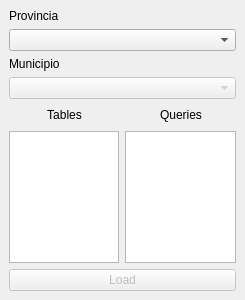
<?xml version="1.0" encoding="UTF-8"?>
<ui version="4.0">
 <class>CPI_QGISDockWidgetBase</class>
 <widget class="QDockWidget" name="CPI_QGISDockWidgetBase">
  <property name="geometry">
   <rect>
    <x>0</x>
    <y>0</y>
    <width>245</width>
    <height>300</height>
   </rect>
  </property>
  <property name="minimumSize">
   <size>
    <width>245</width>
    <height>300</height>
   </size>
  </property>
  <property name="windowTitle">
   <string>Edicion BTN Download Project Data</string>
  </property>
  <widget class="QWidget" name="dockWidgetContents">
   <layout class="QVBoxLayout" name="verticalLayout">
    <item>
     <widget class="QLabel" name="label_2">
      <property name="text">
       <string>Provincia</string>
      </property>
     </widget>
    </item>
    <item>
     <widget class="QComboBox" name="cb_provincia">
      <property name="enabled">
       <bool>true</bool>
      </property>
     </widget>
    </item>
    <item>
     <widget class="QLabel" name="label_3">
      <property name="text">
       <string>Municipio</string>
      </property>
     </widget>
    </item>
    <item>
     <widget class="QComboBox" name="cb_municipio">
      <property name="enabled">
       <bool>false</bool>
      </property>
     </widget>
    </item>
    <item>
     <layout class="QHBoxLayout" name="horizontalLayout_2">
      <item>
       <widget class="QLabel" name="label_5">
        <property name="sizePolicy">
         <sizepolicy hsizetype="Preferred" vsizetype="Minimum">
          <horstretch>0</horstretch>
          <verstretch>0</verstretch>
         </sizepolicy>
        </property>
        <property name="minimumSize">
         <size>
          <width>0</width>
          <height>20</height>
         </size>
        </property>
        <property name="text">
         <string>Tables</string>
        </property>
        <property name="alignment">
         <set>Qt::AlignCenter</set>
        </property>
       </widget>
      </item>
      <item>
       <widget class="QLabel" name="label_6">
        <property name="sizePolicy">
         <sizepolicy hsizetype="Preferred" vsizetype="Minimum">
          <horstretch>0</horstretch>
          <verstretch>0</verstretch>
         </sizepolicy>
        </property>
        <property name="minimumSize">
         <size>
          <width>0</width>
          <height>20</height>
         </size>
        </property>
        <property name="text">
         <string>Queries</string>
        </property>
        <property name="alignment">
         <set>Qt::AlignCenter</set>
        </property>
       </widget>
      </item>
     </layout>
    </item>
    <item>
     <layout class="QHBoxLayout" name="horizontalLayout">
      <item>
       <widget class="QListWidget" name="list_tables">
        <property name="enabled">
         <bool>true</bool>
        </property>
        <property name="sizePolicy">
         <sizepolicy hsizetype="Expanding" vsizetype="Expanding">
          <horstretch>0</horstretch>
          <verstretch>50</verstretch>
         </sizepolicy>
        </property>
        <property name="minimumSize">
         <size>
          <width>0</width>
          <height>0</height>
         </size>
        </property>
        <property name="maximumSize">
         <size>
          <width>16777215</width>
          <height>16777215</height>
         </size>
        </property>
        <property name="selectionMode">
         <enum>QAbstractItemView::NoSelection</enum>
        </property>
       </widget>
      </item>
      <item>
       <widget class="QListWidget" name="list_queries">
        <property name="enabled">
         <bool>true</bool>
        </property>
        <property name="sizePolicy">
         <sizepolicy hsizetype="Expanding" vsizetype="Expanding">
          <horstretch>0</horstretch>
          <verstretch>50</verstretch>
         </sizepolicy>
        </property>
        <property name="minimumSize">
         <size>
          <width>0</width>
          <height>0</height>
         </size>
        </property>
        <property name="maximumSize">
         <size>
          <width>16777215</width>
          <height>16777215</height>
         </size>
        </property>
        <property name="selectionMode">
         <enum>QAbstractItemView::NoSelection</enum>
        </property>
       </widget>
      </item>
     </layout>
    </item>
    <item>
     <widget class="QPushButton" name="pushButton">
      <property name="enabled">
       <bool>false</bool>
      </property>
      <property name="text">
       <string>Load</string>
      </property>
     </widget>
    </item>
   </layout>
  </widget>
 </widget>
 <tabstops>
  <tabstop>cb_provincia</tabstop>
  <tabstop>cb_municipio</tabstop>
  <tabstop>pushButton</tabstop>
 </tabstops>
 <resources/>
 <connections/>
</ui>
